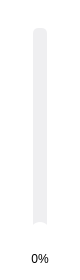
<?xml version="1.0" encoding="UTF-8"?>
<ui version="4.0">
 <class>volumeTool</class>
 <widget class="QWidget" name="volumeTool">
  <property name="geometry">
   <rect>
    <x>0</x>
    <y>0</y>
    <width>80</width>
    <height>280</height>
   </rect>
  </property>
  <property name="windowTitle">
   <string>Form</string>
  </property>
  <property name="styleSheet">
   <string notr="true">#volumeTool{
background-color:#ffffff;
 border-radius:5px;
}</string>
  </property>
  <widget class="QWidget" name="volumeWidget" native="true">
   <property name="geometry">
    <rect>
     <x>8</x>
     <y>8</y>
     <width>64</width>
     <height>240</height>
    </rect>
   </property>
   <widget class="QWidget" name="inSlider" native="true">
    <property name="geometry">
     <rect>
      <x>25</x>
      <y>20</y>
      <width>14</width>
      <height>204</height>
     </rect>
    </property>
    <property name="styleSheet">
     <string notr="true">#inSlider
{
background-color:rgb(239,239,241);
border-radius:5px
}</string>
    </property>
   </widget>
   <widget class="QWidget" name="outSlider" native="true">
    <property name="geometry">
     <rect>
      <x>25</x>
      <y>224</y>
      <width>14</width>
      <height>0</height>
     </rect>
    </property>
    <property name="styleSheet">
     <string notr="true">#oubSlider
{
	background-color:rgb(252,60,79);
	border-radius:5px
}</string>
    </property>
   </widget>
   <widget class="QPushButton" name="sliderBtn">
    <property name="geometry">
     <rect>
      <x>22</x>
      <y>214</y>
      <width>20</width>
      <height>20</height>
     </rect>
    </property>
    <property name="styleSheet">
     <string notr="true">#sliderBtn
{
background-color:rgb(255, 255, 255);
 border-radius:10px;
}</string>
    </property>
    <property name="text">
     <string/>
    </property>
   </widget>
  </widget>
  <widget class="QLabel" name="volumeRatio">
   <property name="geometry">
    <rect>
     <x>16</x>
     <y>244</y>
     <width>48</width>
     <height>30</height>
    </rect>
   </property>
   <property name="text">
    <string>0%</string>
   </property>
   <property name="alignment">
    <set>Qt::AlignCenter</set>
   </property>
  </widget>
 </widget>
 <resources/>
 <connections/>
</ui>
